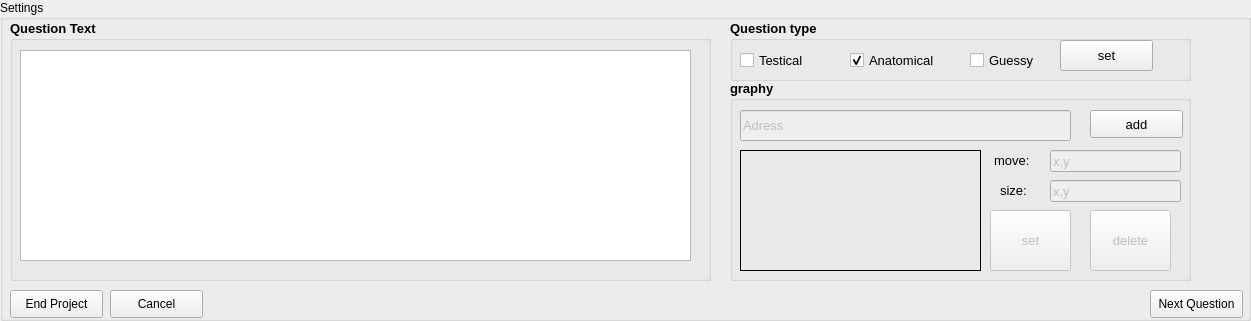
  <widget class="QGroupBox" name="groupBox">
   <property name="geometry">
    <rect>
     <x>0</x>
     <y>540</y>
     <width>1251</width>
     <height>321</height>
    </rect>
   </property>
   <property name="title">
    <string>Settings</string>
   </property>
   <widget class="QGroupBox" name="groupBox_3">
    <property name="geometry">
     <rect>
      <x>10</x>
      <y>20</y>
      <width>701</width>
      <height>261</height>
     </rect>
    </property>
    <property name="font">
     <font>
      <pointsize>10</pointsize>
      <weight>75</weight>
      <bold>true</bold>
     </font>
    </property>
    <property name="title">
     <string>Question Text</string>
    </property>
    <widget class="QPlainTextEdit" name="plainTextEdit_2">
     <property name="geometry">
      <rect>
       <x>10</x>
       <y>30</y>
       <width>671</width>
       <height>211</height>
      </rect>
     </property>
     <property name="font">
      <font>
       <pointsize>10</pointsize>
       <weight>50</weight>
       <bold>false</bold>
      </font>
     </property>
    </widget>
   </widget>
   <widget class="QGroupBox" name="groupBox_4">
    <property name="geometry">
     <rect>
      <x>730</x>
      <y>20</y>
      <width>461</width>
      <height>61</height>
     </rect>
    </property>
    <property name="font">
     <font>
      <pointsize>10</pointsize>
      <weight>75</weight>
      <bold>true</bold>
     </font>
    </property>
    <property name="title">
     <string>Question type</string>
    </property>
    <widget class="QCheckBox" name="checkBox">
     <property name="geometry">
      <rect>
       <x>10</x>
       <y>30</y>
       <width>101</width>
       <height>20</height>
      </rect>
     </property>
     <property name="font">
      <font>
       <pointsize>10</pointsize>
       <weight>50</weight>
       <bold>false</bold>
      </font>
     </property>
     <property name="text">
      <string>Testical</string>
     </property>
     <property name="autoExclusive">
      <bool>true</bool>
     </property>
     <property name="tristate">
      <bool>false</bool>
     </property>
    </widget>
    <widget class="QCheckBox" name="checkBox_2">
     <property name="geometry">
      <rect>
       <x>120</x>
       <y>30</y>
       <width>111</width>
       <height>20</height>
      </rect>
     </property>
     <property name="font">
      <font>
       <pointsize>10</pointsize>
       <weight>50</weight>
       <bold>false</bold>
      </font>
     </property>
     <property name="text">
      <string>Anatomical</string>
     </property>
     <property name="checkable">
      <bool>true</bool>
     </property>
     <property name="checked">
      <bool>true</bool>
     </property>
     <property name="autoExclusive">
      <bool>true</bool>
     </property>
    </widget>
    <widget class="QCheckBox" name="checkBox_3">
     <property name="geometry">
      <rect>
       <x>240</x>
       <y>30</y>
       <width>101</width>
       <height>20</height>
      </rect>
     </property>
     <property name="font">
      <font>
       <pointsize>10</pointsize>
       <weight>50</weight>
       <bold>false</bold>
      </font>
     </property>
     <property name="text">
      <string>Guessy</string>
     </property>
     <property name="autoExclusive">
      <bool>true</bool>
     </property>
    </widget>
    <widget class="QPushButton" name="pushButton">
     <property name="geometry">
      <rect>
       <x>330</x>
       <y>20</y>
       <width>93</width>
       <height>31</height>
      </rect>
     </property>
     <property name="font">
      <font>
       <pointsize>10</pointsize>
       <weight>50</weight>
       <bold>false</bold>
      </font>
     </property>
     <property name="text">
      <string>set</string>
     </property>
    </widget>
   </widget>
   <widget class="QGroupBox" name="groupBox_5">
    <property name="geometry">
     <rect>
      <x>730</x>
      <y>80</y>
      <width>461</width>
      <height>201</height>
     </rect>
    </property>
    <property name="font">
     <font>
      <pointsize>10</pointsize>
      <weight>75</weight>
      <bold>true</bold>
     </font>
    </property>
    <property name="title">
     <string>graphy</string>
    </property>
    <widget class="QPushButton" name="pushButton_2">
     <property name="geometry">
      <rect>
       <x>360</x>
       <y>30</y>
       <width>93</width>
       <height>28</height>
      </rect>
     </property>
     <property name="font">
      <font>
       <pointsize>10</pointsize>
       <weight>50</weight>
       <bold>false</bold>
      </font>
     </property>
     <property name="text">
      <string>add</string>
     </property>
    </widget>
    <widget class="QLineEdit" name="lineEdit_5">
     <property name="enabled">
      <bool>false</bool>
     </property>
     <property name="geometry">
      <rect>
       <x>10</x>
       <y>30</y>
       <width>331</width>
       <height>31</height>
      </rect>
     </property>
     <property name="font">
      <font>
       <pointsize>10</pointsize>
       <weight>50</weight>
       <bold>false</bold>
      </font>
     </property>
     <property name="text">
      <string>Adress</string>
     </property>
    </widget>
    <widget class="QLabel" name="graph">
     <property name="enabled">
      <bool>true</bool>
     </property>
     <property name="geometry">
      <rect>
       <x>10</x>
       <y>70</y>
       <width>241</width>
       <height>121</height>
      </rect>
     </property>
     <property name="font">
      <font>
       <pointsize>10</pointsize>
       <weight>50</weight>
       <bold>false</bold>
      </font>
     </property>
     <property name="frameShape">
      <enum>QFrame::Box</enum>
     </property>
     <property name="text">
      <string/>
     </property>
    </widget>
    <widget class="QLabel" name="label_7">
     <property name="geometry">
      <rect>
       <x>264</x>
       <y>70</y>
       <width>51</width>
       <height>21</height>
      </rect>
     </property>
     <property name="font">
      <font>
       <pointsize>10</pointsize>
       <weight>50</weight>
       <bold>false</bold>
      </font>
     </property>
     <property name="text">
      <string>move:</string>
     </property>
    </widget>
    <widget class="QLabel" name="label_8">
     <property name="geometry">
      <rect>
       <x>270</x>
       <y>100</y>
       <width>41</width>
       <height>20</height>
      </rect>
     </property>
     <property name="font">
      <font>
       <pointsize>10</pointsize>
       <weight>50</weight>
       <bold>false</bold>
      </font>
     </property>
     <property name="text">
      <string>size:</string>
     </property>
    </widget>
    <widget class="QPushButton" name="pushButton_3">
     <property name="enabled">
      <bool>false</bool>
     </property>
     <property name="geometry">
      <rect>
       <x>260</x>
       <y>130</y>
       <width>81</width>
       <height>61</height>
      </rect>
     </property>
     <property name="font">
      <font>
       <pointsize>10</pointsize>
       <weight>50</weight>
       <bold>false</bold>
      </font>
     </property>
     <property name="text">
      <string>set</string>
     </property>
    </widget>
    <widget class="QPushButton" name="pushButton_4">
     <property name="enabled">
      <bool>false</bool>
     </property>
     <property name="geometry">
      <rect>
       <x>360</x>
       <y>130</y>
       <width>81</width>
       <height>61</height>
      </rect>
     </property>
     <property name="font">
      <font>
       <pointsize>10</pointsize>
       <weight>50</weight>
       <bold>false</bold>
      </font>
     </property>
     <property name="text">
      <string>delete</string>
     </property>
    </widget>
    <widget class="QLineEdit" name="lineEdit_6">
     <property name="enabled">
      <bool>false</bool>
     </property>
     <property name="geometry">
      <rect>
       <x>320</x>
       <y>70</y>
       <width>131</width>
       <height>22</height>
      </rect>
     </property>
     <property name="font">
      <font>
       <pointsize>10</pointsize>
       <weight>50</weight>
       <bold>false</bold>
      </font>
     </property>
     <property name="text">
      <string>x,y</string>
     </property>
    </widget>
    <widget class="QLineEdit" name="lineEdit_7">
     <property name="enabled">
      <bool>false</bool>
     </property>
     <property name="geometry">
      <rect>
       <x>320</x>
       <y>100</y>
       <width>131</width>
       <height>22</height>
      </rect>
     </property>
     <property name="font">
      <font>
       <pointsize>10</pointsize>
       <weight>50</weight>
       <bold>false</bold>
      </font>
     </property>
     <property name="text">
      <string>x,y</string>
     </property>
    </widget>
   </widget>
   <widget class="QPushButton" name="pushButton_5">
    <property name="geometry">
     <rect>
      <x>10</x>
      <y>290</y>
      <width>93</width>
      <height>28</height>
     </rect>
    </property>
    <property name="text">
     <string>End Project</string>
    </property>
   </widget>
   <widget class="QPushButton" name="pushButton_6">
    <property name="geometry">
     <rect>
      <x>1150</x>
      <y>290</y>
      <width>93</width>
      <height>28</height>
     </rect>
    </property>
    <property name="text">
     <string>Next Question</string>
    </property>
   </widget>
   <widget class="QPushButton" name="pushButton_7">
    <property name="geometry">
     <rect>
      <x>110</x>
      <y>290</y>
      <width>93</width>
      <height>28</height>
     </rect>
    </property>
    <property name="text">
     <string>Cancel</string>
    </property>
   </widget>
  </widget>
